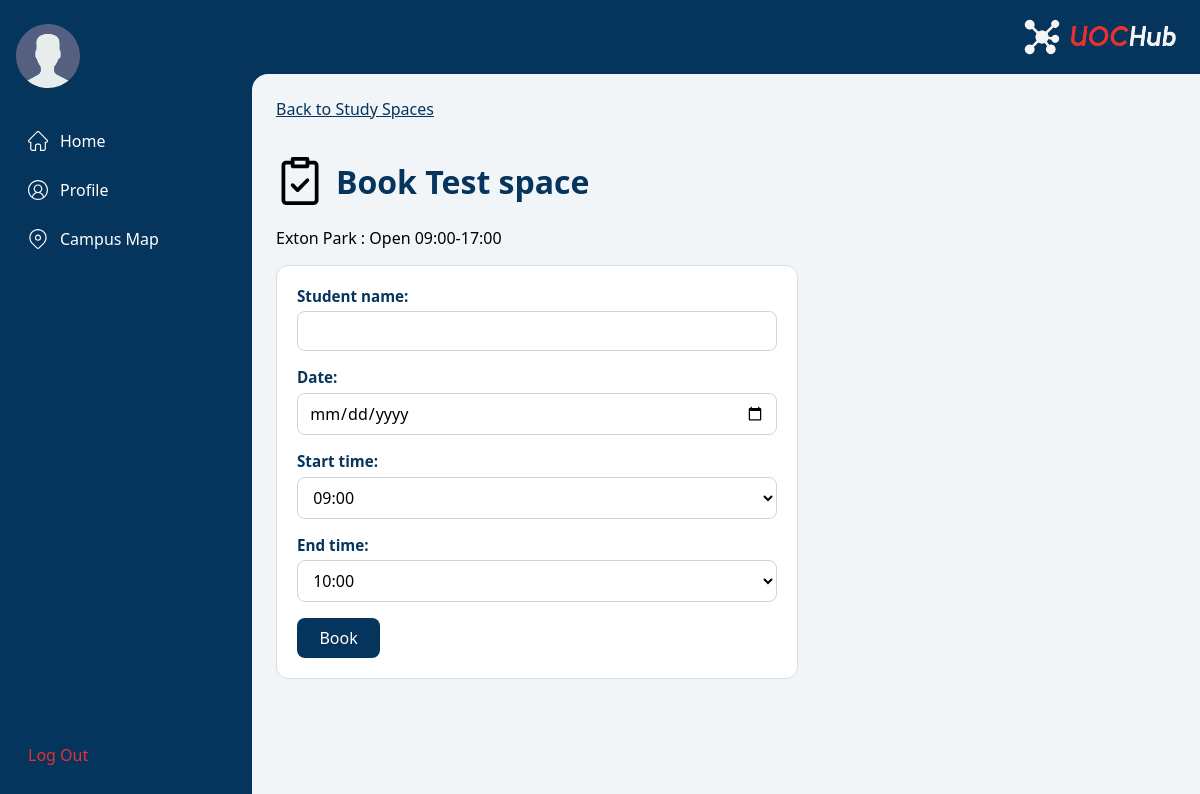
The page /study-spaces/test-space/book/ on the database its author committed.
### core/models.py (models this page shows, shortened)
class StudySpace(models.Model):
    name = models.CharField(max_length=100)
    slug = models.SlugField(unique=True)
    building = models.ForeignKey(
        Building, on_delete=models.CASCADE, related_name="study_spaces"
    )
    description = models.TextField(blank=True)
    opening_time = models.TimeField(default=datetime.time(9))
    closing_time = models.TimeField(default=datetime.time(17))

class Building(models.Model):
    name = models.CharField(max_length=100)
    slug = models.SlugField(unique=True)
    description = models.TextField(blank=True)
    latitude = models.FloatField(null=True, blank=True)
    longitude = models.FloatField(null=True, blank=True)
    website = models.URLField(blank=True)

### core/views.py (the view)
# urls.py: path("study-spaces/<slug:slug>/book/", views.book_space, name="book-space"),
def book_space(request, slug):
    space = get_object_or_404(StudySpace, slug=slug)
    if request.method == "POST":
        form = BookingForm(request.POST, space=space)
        if form.is_valid():
            booking = form.save(commit=False)
            booking.space = space
            booking.save()
            return redirect("study-spaces")
    else:
        form = BookingForm(space=space)
    return render(
        request,
        "core/book_space.html",
        {"title": f"Book {space.name}", "space": space, "form": form},
    )

### core/forms.py (shortened to what this page needs)
class BookingForm(forms.ModelForm):
    class Meta:
        model = Booking
        fields = ["student_name", "date", "start_time", "end_time"]
        widgets = {
            "date": forms.DateInput(attrs={"type": "date"}),
        }
    def __init__(self, *args, space=None, **kwargs):
        super().__init__(*args, **kwargs)
        self.space = space
        first = space.opening_time.hour if space else 0
        last = space.closing_time.hour if space else 23
        hours = [f"{h:02d}:00" for h in range(first, last + 1)]
        self.fields["start_time"].widget = forms.Select(
            choices=[(h, h) for h in hours[:-1]]
        )
        self.fields["end_time"].widget = forms.Select(
            choices=[(h, h) for h in hours[1:]]
        )

### core/templates/core/book_space.html (shortened to what this page needs)
{% extends "core/base.html" %}
{% load static %}
{% block content %}
<a class="back-link" href="{% url 'study-spaces' %}">Back to Study Spaces</a>
<h1 class="page-title">
    <img class="page-icon" src="{% static 'icons/study-spaces.svg' %}" alt="">
    Book {{ space.name }}
</h1>
<p>
    {{ space.building.name }} :
    Open {{ space.opening_time|time:"H:i" }}-{{ space.closing_time|time:"H:i" }}
</p>
<form method="post" class="form-card">
    {{ form.as_p }}
    <button type="submit">Book</button>
</form>
{% endblock %}

### core/static/styles/main.css (style rules this page uses)
:root { --navy: #05345c; --navy-light: #235279; --red: #e43131; --text-grey: #666; --page-bg: #f2f5f8; }
body { margin: 0; display: flex; min-height: 100vh; font-family: system-ui, sans-serif; }
h1, h2 { color: var(--navy); }
.page-title { display: flex; align-items: center; gap: 0.75rem; }
.page-icon { width: 48px; height: 48px; }
.back-link { display: inline-block; margin-bottom: 1rem; color: var(--navy); }
main label { font-weight: 600; color: var(--navy); font-size: 0.95rem; }
main input, main select, main textarea { padding: 0.5rem 0.7rem; border: 1px solid #ccd5de; border-radius: 8px; font: inherit; background: #fff; box-sizing: border-box; }
main form button { padding: 0.55rem 1.4rem; border: none; border-radius: 8px; background: var(--navy); color: #fff; font: inherit; cursor: pointer; }
.form-card { max-width: 480px; padding: 1.25rem; border: 1px solid #ddd; border-radius: 12px; background: #fff; }
.form-card p { margin: 0 0 1rem; }
.form-card label { display: block; margin-bottom: 0.35rem; }
.form-card input, .form-card select, .form-card textarea { width: 100%; }

### rows shown on the page
StudySpace: name "Test space", building.name "Exton Park", opening_time "09:00", closing_time "17:00"
